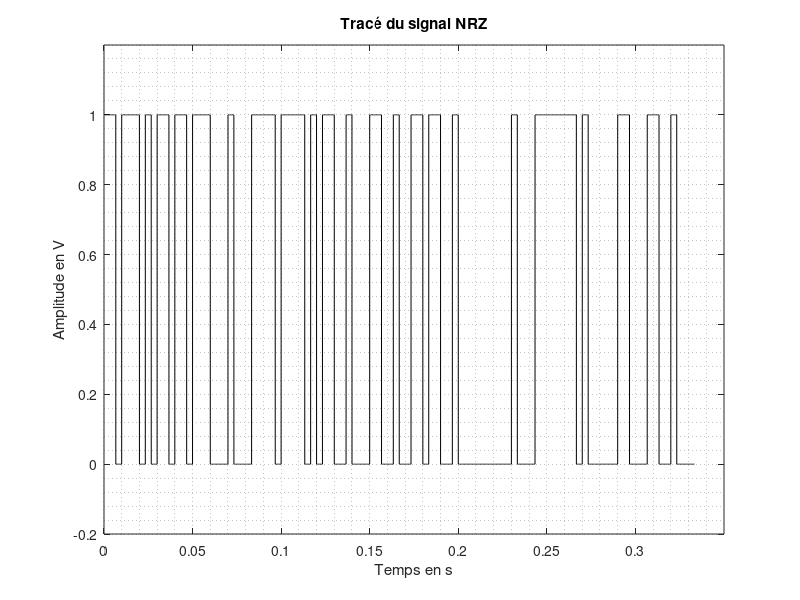
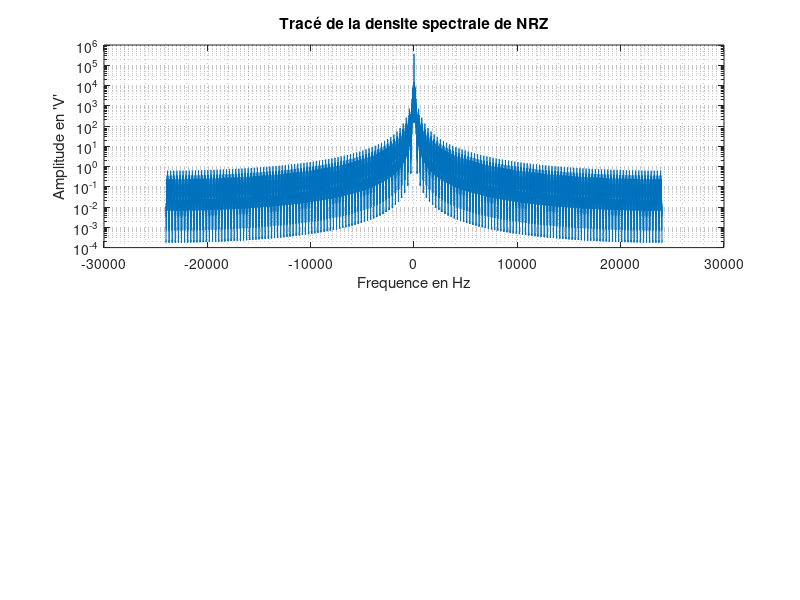

Reproduce these figures in MATLAB, in order. (Note: this script raises an error after producing the figures.)
%{ 
Réalisation d un modem de fréquence selon la recommandation V21 de 
           l'Union Internationale des Télécommunications (UIT)
---------------------------------------------------------------------------
Ecole : INP-ENSEEIHT
Auteurs : Ayoub BOUCHAMA & Oussama ELGUERRAOUI
Promotion : 2022/2023
Groupe : F
Partie : Modem de fréquence
---------------------------------------------------------------------------
%}

clear all % efface toutes les variables du workspace
close all % ferme toutes les figures ouvertes

F0 = 6000; %Hz, fréquence de la porteuse 0 (1180 pour V21)
F1 = 2000; %Hz, fréquence de la porteuse 1 (980 pour V21)
Fe = 48000; % Hz, fréquence d'échantillonnage
Debit = 300; % bauds, débit du signal NRZ
Ns = Fe/Debit; % nombre d'échantillons par bit
n_bit = 100; % nombre de bits du signal NRZ
Te = 1/Fe; % s, intervalle de temps entre chaque échantillon
Ts = Ns*Te; % s, intervalle de temps entre chaque bit

%% Génération et affichage du signal NRZ

% Génération du signal NRZ
A = randi([0,1],1,n_bit); % génère un vecteur de bits aléatoires de longueur n_bit
NRZ = kron(A,ones(1,Ns)); % étend chaque bit sur Ns échantillons consécutifs
Temps_1 = 0:Te:(length(NRZ)-1)*Te; % vecteur des instants de temps
% Affichage du signal NRZ dans une échelle temporelle
figure(1)
plot(Temps_1,NRZ,'k')
grid minor
axis([0 0.35 -0.2 1.2]);
xlabel("Temps en s")
ylabel("Amplitude en V")
title('Tracé du signal NRZ')

% Calcul et affichage de la densité spectrale du signal NRZ
NRZ_T = fft(NRZ); % transformée de Fourier du signal NRZ
% DSP_NRZ = pwelch(NRZ,[],[],[],Fe,"two-sided"); % densité spectrale du signal NRZ
DSP_NRZ =(1/Ns)*abs(NRZ_T).^2;
Echelle_Freq_1 = linspace(-Fe/2, Fe/2, length(DSP_NRZ)); % vecteur des fréquences du spectre du signal NRZ
figure(2)
subplot(211)
semilogy(Echelle_Freq_1, fftshift(abs(DSP_NRZ))) % affiche la densité spectrale du signal NRZ sur une échelle logarithmique
grid minor
xlabel("Frequence en Hz")
ylabel("Amplitude en 'V'")
title('Tracé de la densite spectrale de NRZ')

% Calcul et affichage de la densité spectrale du filtre ideal NRZ

S_NRZ = (1/4)*Ts*(sinc(pi*Echelle_Freq_1*Ts)).^2 + 1/4*dirac1(Echelle_Freq_1); % densité spectrale du filtre idéal NRZ
subplot(212)
semilogy(Echelle_Freq_1, fftshift(abs(DSP_NRZ)),"r") % affiche la densité spectrale du signal NRZ sur une échelle logarithmique
grid minor
xlabel("Frequence en Hz")
ylabel("Amplitude en V")
title('Tracé de la densite spectrale ideal de NRZ')
hold on % maintient la figure 2 active pour ajouter des courbes
semilogy(Echelle_Freq_1, abs(S_NRZ),"b") % affiche la densité spectrale du filtre idéal NRZ sur une échelle logarithmique
legend("Tracé de la desnité spectrale de NRZ","Tracé de la densité spectrale du siganl NRZ idéal")
%% Modulation du signal NRZ

% Génération des porteuses
phi0 = rand*2*pi; % phase aléatoire de la porteuse 0
phi1 = rand*2*pi; % phase aléatoire de la porteuse 1
s0 = cos(2*pi*F0*Temps_1 + phi0); % porteuse 0
s1 = cos(2*pi*F1*Temps_1 + phi1); % porteuse 1

% Modulation du signal NRZ
x = (1-NRZ).*s0 + NRZ.*s1; % signal modulé

% Affichage du signal modulé dans une échelle temporelle
figure(3)
subplot(211)
plot(Temps_1,x)
grid minor
axis([0 0.1 -1.2 1.2]);
xlabel("Temps en s")
ylabel("Amplitude en V")
title('Tracé du signal x')

% Calcul et affichage de la densité spectrale du signal modulé
X = fft(x); % transformée de Fourier du signal modulé
DSP_x = (1/Ns)*abs(X).^2; % densité spectrale du signal modulé
% DSP_x = pwelch(x,[],[],[],Fe,"two-sided")
Echelle_Freq_1 = linspace(-Fe/2, Fe/2, length(DSP_x)); % vecteur des fréquences du spectre du signal modulé
subplot(212)
semilogy(Echelle_Freq_1, fftshift(abs(DSP_x))) % affiche la densité spectrale du signal modulé sur une échelle logarithmique
grid minor
xlabel("Frequence en Hz")
ylabel("Amplitude")
title('Densite spectrale de x')

%% Ajout du bruit au signal modulé
SNR_DB = 50; % rapport signal sur bruit en dB
Px = mean(abs(x).^2); % puissance du signal modulé
Pb = Px / (10^(SNR_DB/10)); % puissance du bruit
n_echantillons = randn(1,length(x)); % génère un vecteur de nombres aléatoires suivant une loi normale
Bruit_Gaussien = sqrt(Pb)*n_echantillons; % signal du bruit gaussien
x_bruite = x + Bruit_Gaussien; % nouveau signal

% Affichage du signal bruité dans une échelle temporelle
figure(4)
subplot(211)
plot(Temps_1,x_bruite)
grid minor
axis([0 0.1 -1.2 1.2]);
xlabel("Temps en s")
ylabel("Amplitude en V")
title('Tracé du signal x bruité')

% Calcul et affichage de la densité spectrale du signal bruité
X_BRUITEE = fft(x_bruite); % transformée de Fourier du signal bruité
DSP_x_bruitee = (1/Ns)*abs(X_BRUITEE).^2; % densité spectrale du signal bruité
% DSP_x_bruitee = pwelch(x_bruitee,[],[],[],Fe,"two-sided")
Echelle_Freq_1 = linspace(-Fe/2, Fe/2, length(DSP_x_bruitee)); % vecteur des fréquences du spectre du signal bruité
subplot(212)
semilogy(Echelle_Freq_1, fftshift(abs(DSP_x_bruitee))) % affiche la densité spectrale du signal bruité sur une échelle logarithmique
grid minor
xlabel("Frequence en 'Hz'")
ylabel("Amplitude en 'V'")
title('Tracé de la densité spectrale du signal x bruité')

%% Réponse impulsionnelle et en fréquence du filtre passe bas
Fc = (F0+F1)/2; % Fréquence centrale
N = 30; % Nombre de coefficients de filtrage
% N = 100
k = -N : N; % Vecteur des indices
f_normal = Fc/Fe; % Fréquence normalisée
h_filtre_PB = 2*f_normal*sinc(2*f_normal*k); % Réponse impulsionnelle du filtre passe bas

% Tracé de la réponse impulsionnelle du filtre passe bas
figure(5)
subplot(211)
plot(k, h_filtre_PB)
grid minor
xlabel('temps en s')
ylabel('Morceau de la trace impulsionnelle idéale')
title('Réponse impulsionnelle du filtre passe bas')

% Tracé de la réponse en fréquence du filtre passe bas
fft_h_filtre_PB = fftshift(fft(h_filtre_PB));
FPB = linspace(-Fe/2,Fe/2,length(fft_h_filtre_PB));
subplot(212)
semilogy(FPB, abs(fft_h_filtre_PB))
grid minor
title('Tracé de la réponse en fréquence du filtre PB')
xlabel('Fréquences en Hz ')
ylabel('Réponse en fréquence')

%% Réponse impulsionnelle et en fréquence du filtre passe haut

h_filtre_PH = dirac1(k*Te) - h_filtre_PB; % Réponse impulsionnelle du filtre passe haut

% Tracé de la réponse impulsionnelle du filtre passe haut
figure(6)
subplot(211)
plot(k, h_filtre_PH)
grid minor
title('Tracé de la réponse impulsionnelle du fitre PH')
xlabel('temps en s ')
ylabel('Réponse impulsionnelle')

% Tracé de la réponse en fréquence du filtre passe haut
fft_h_filtre_PH = fftshift(fft(h_filtre_PH));
subplot(212)
semilogy(FPB, abs(fft_h_filtre_PH))
grid on
xlabel('Fréquences en Hz ')
ylabel('Réponse en fréquence')
title('Tracé de la réponse en fréquence du filtre PH')

% Filtrage du signal x avec les filtres passe bas et passe haut
signal_filtre_PB = filter(h_filtre_PB,1,x_bruite); % Filtre passe bas
signal_filtre_PH = filter(h_filtre_PH,1,x_bruite); % Filtre passe haut
Temps_2 = 0 : Te : (length(signal_filtre_PB) - 1)*Te; % Vecteur des temps

% Tracé du signal x après filtrage passe bas
figure(7)
subplot(211)
plot(Temps_2, signal_filtre_PB)
grid minor
axis([0 0.1 -1.2 1.2]);
xlabel('Temps en s')
ylabel('Signal x bruité après filtrage')
title('Tracé du signal x bruité après filtrage passe bas')

% Tracé du signal x après filtrage passe haut
subplot(212)
plot(Temps_2, signal_filtre_PH)
grid minor
axis([0 0.1 -1.2 1.2]);
xlabel('Temps en s')
ylabel('Signal x bruité après filtrage')
title('Tracé du signal x bruité après filtrage passe haut')

% Tracé de la transformée de Fourier du signal x après filtrage passe bas et passe haut
fft_signal_filtre_PH = fft(signal_filtre_PH);
fft_signal_filtre_PB = fft(signal_filtre_PB);
Echelle_Freq_2 = 0 : Fe : (length(signal_filtre_PH)-1)*Fe;

% Tracé de la transformée de Fourier du signal x après filtrage passe bas
figure(8)
subplot(211)
semilogy(Echelle_Freq_2, abs(fft_signal_filtre_PB))
grid on
xlabel('frequence en HZ')
ylabel('Signal x après filtrage')
title('Tracé du signal x après filtrage passe bas')

% Tracé de la transformée de Fourier du signal x après filtrage passe haut
subplot(212)
semilogy(Echelle_Freq_2, abs(fft_signal_filtre_PH))
grid on
xlabel('frequence en Hz')
ylabel('Signal x bruité après filtrage')
title('Tracé du signal x bruité après filtrage passe haut')

%% Détection d'énergie

% Pour l'ordre 61.
X = reshape(signal_filtre_PB, Ns, n_bit);
Energie = sum(X.^2);
K_1 = (min(Energie) + max(Energie))/2; % seuil deteminé
bits_PB = (Energie > K_1); % bits détectés à partir du signal filtré passe-bas
D = xor(bits_PB,A);
Error_Bits = sum(D(:))/n_bit; % Calcul du taux d'erreur binaire (BER)
% Affichage des résultats
fprintf("Taux d'erreur binaire du signal filtré passe-bas à l'ordre 61 : %.3f\n", Error_Bits)

%{ 
Pour l'ordre 201 -------------------------------------------------------

*** Gérer le retard avec la technique du zero padding ***
Signal_NR = filter(h_filtre_PB, 1, [x_bruitee, zeros(1, N)]);
Signal_NR_fixe = Signal_NR(1, N+1:end);
Signal_NR_fixe_reshape = reshape(Signal_NR_fixe,Ns,n_bit);

*** Détection d'energie ***
Energie_NR = sum(Signal_NR_fixe_reshape.^2);
K_NR = (max(Energie_NR)+min(Energie_NR))/2;
bits_PB_NR = Energie_NR > K_NR;
D_NR = xor(bits_PB_NR,A);
Error_Bits_NR = sum(D_NR(:))/n_bit;
fprintf("Taux d'erreur binaire du signal filtré passe-bas à l'ordre 201 : %.3f\n", Error_Bits_NR)
%}







